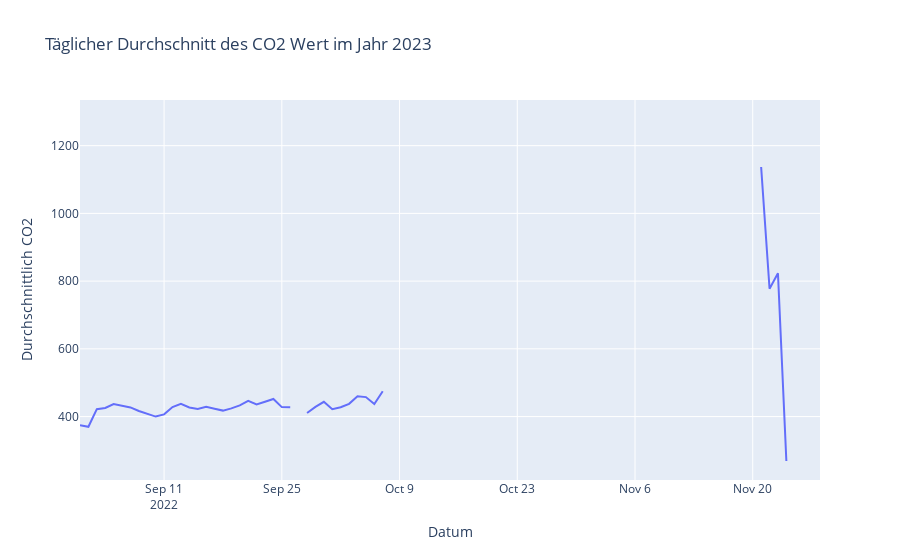

This figure's notebook cell:
### Code cell
fig = px.line(daily_avg_co2_2022, x='date_time', y='CO2', title='Täglicher Durchschnitt des CO2 Wert im Jahr 2023',
              labels={'date_time': 'Datum', 'CO2': 'Durchschnittlich CO2'})

fig.show()
